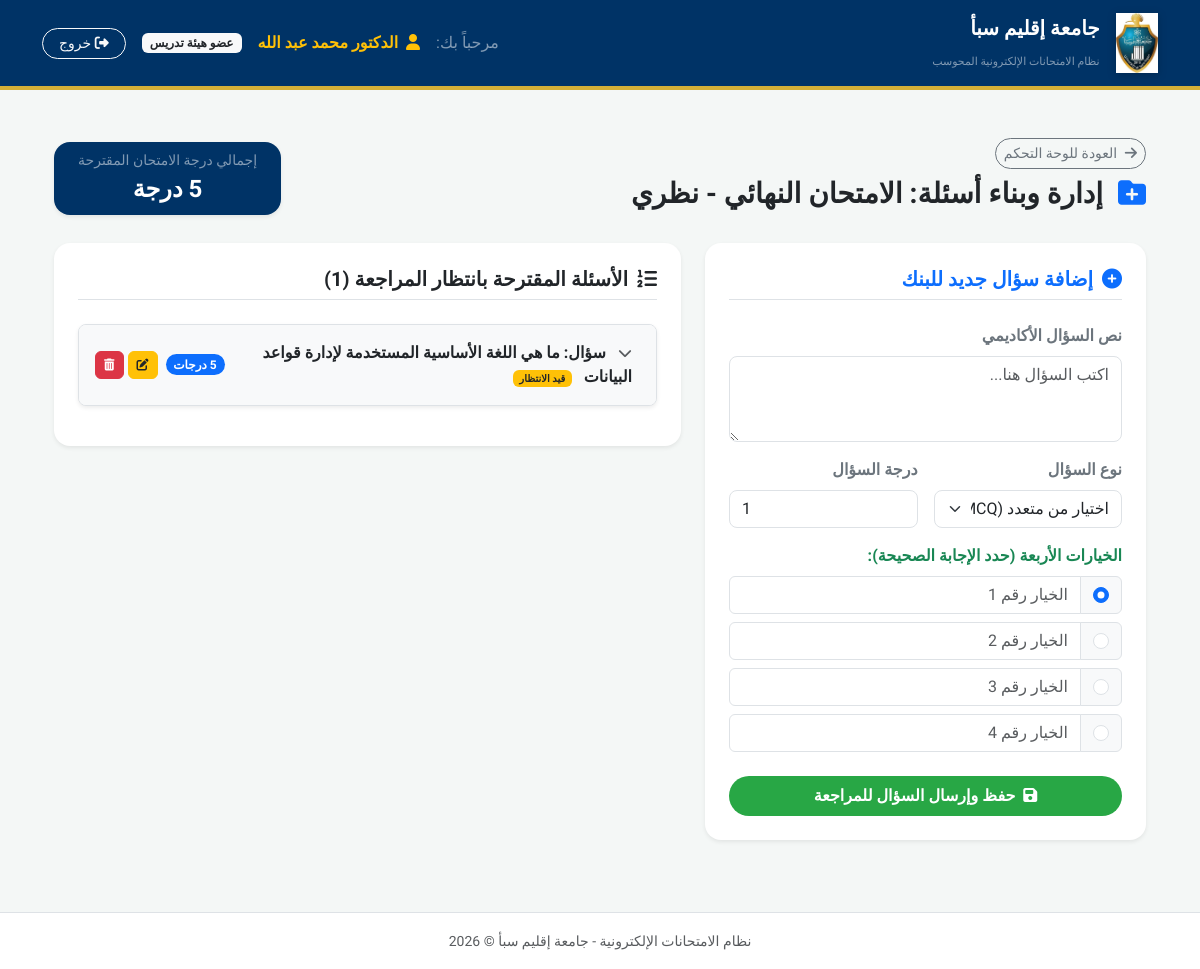
Page /electronic_exam_system/instructor/add_questions.php?exam_id=1 (signed in) on the committed database.
### tables this page shows
CREATE TABLE `exams` (
  `exam_id` int(11) NOT NULL,
  `course_id` int(11) NOT NULL,
  `title` varchar(200) NOT NULL,
  `exam_date` datetime NOT NULL,
  `duration` int(11) NOT NULL,
  `total_marks` int(11) DEFAULT 0,
  `exam_token` varchar(10) NOT NULL
);

CREATE TABLE `question_bank` (
  `question_id` int(11) NOT NULL,
  `course_id` int(11) NOT NULL,
  `exam_id` int(11) DEFAULT NULL,
  `instructor_id` int(11) NOT NULL,
  `question_text` text NOT NULL,
  `question_type` enum('mcq','true_false') NOT NULL,
  `choice_1` text DEFAULT NULL,
  `choice_2` text DEFAULT NULL,
  `choice_3` text DEFAULT NULL,
  `choice_4` text DEFAULT NULL,
  `correct_answer` text DEFAULT NULL,
  `difficulty` enum('easy','medium','hard') DEFAULT 'medium',
  `marks` int(11) NOT NULL DEFAULT 1,
  `status` enum('pending','approved','rejected') DEFAULT 'pending',
  `created_at` timestamp NOT NULL DEFAULT current_timestamp()
);

### electronic_exam_system/instructor/add_questions.php (the view, shortened to what this page needs)
<?php
include_once __DIR__ . '/../includes/header.php';
$exam_id = isset($_GET['exam_id']) ? intval($_GET['exam_id']) : 0;
$exam_sql = "SELECT * FROM exams WHERE exam_id = '$exam_id'";
$exam_res = $conn->query($exam_sql);
$exam_row = $exam_res->fetch_assoc();
$questions_sql = "SELECT * FROM question_bank WHERE exam_id = '$exam_id' ORDER BY question_id DESC";
$questions_res = $conn->query($questions_sql);
$current_total = 0;
$total_check = $conn->query("SELECT SUM(marks) as current_sum FROM question_bank WHERE exam_id = '$exam_id'");
if ($total_check) {
    $t_row = $total_check->fetch_assoc();
    $current_total = isset($t_row['current_sum']) ? intval($t_row['current_sum']) : 0;
}
?>
<div class="container py-4">
    <div class="d-flex justify-content-between align-items-center mb-4">
        <div>
            <a href="dashboard.php" class="btn btn-outline-secondary rounded-pill btn-sm mb-2"><i class="fa-solid fa-arrow-right me-1"></i> العودة للوحة التحكم</a>
            <h3 class="fw-bold text-dark"><i class="fa-solid fa-folder-plus text-primary me-2"></i> إدارة وبناء أسئلة: <?php echo htmlspecialchars($exam_row['title']); ?></h3>
        </div>
        <div class="bg-primary text-white px-4 py-2 rounded-4 shadow-sm text-center" style="background-color: #003366 !important;">
            <span class="small d-block text-white-50">إجمالي درجة الامتحان المقترحة</span>
            <span class="fs-4 fw-bold"><?php echo $current_total; ?> درجة</span>
        </div>
    </div>
    <div class="row g-4">
        <div class="col-lg-5">
            <div class="card border-0 shadow-sm rounded-4 p-4 bg-white">
                <h5 class="fw-bold text-primary mb-4 border-bottom pb-2"><i class="fa-solid fa-plus-circle me-1"></i> إضافة سؤال جديد للبنك</h5>
                <form action="" method="POST">
                    <div class="mb-3">
                        <label class="form-label fw-semibold text-secondary">نص السؤال الأكاديمي</label>
                        <textarea name="question_text" class="form-control rounded-3" rows="3" placeholder="اكتب السؤال هنا..." required></textarea>
                    </div>
                    <div class="row g-3 mb-3">
                        <div class="col-6">
                            <label class="form-label fw-semibold text-secondary">نوع السؤال</label>
                            <select name="question_type" id="question_type" class="form-select rounded-3" onchange="toggleQuestionFields()" required>
                                <option value="mcq">اختيار من متعدد (MCQ)</option>
                            </select>
                        </div>
                        <div class="col-6">
                            <label class="form-label fw-semibold text-secondary">درجة السؤال</label>
                            <input type="number" name="marks" class="form-control rounded-3" min="1" value="1" required>
                        </div>
                    </div>
                    <div id="mcq_fields" class="mb-4">
                        <label class="form-label fw-semibold text-success d-block mb-2">الخيارات الأربعة (حدد الإجابة الصحيحة):</label>
                        <?php for($i = 0; $i < 4; $i++): ?>
                            <div class="input-group mb-2">
                                <span class="input-group-text bg-light">
                                    <input type="radio" name="correct_option" value="<?php echo $i; ?>" <?php echo $i===0?'checked':''; ?> class="form-check-input mt-0">
                                </span>
                                <input type="text" name="options[]" class="form-control mcq-input" placeholder="الخيار رقم <?php echo $i+1; ?>" <?php echo $i < 2 ? 'required' : ''; ?>>
                            </div>
                        <?php endfor; ?>
                    </div>
                    <div class="d-grid mt-4">
                        <button type="submit" name="save_question" class="btn btn-success rounded-pill fw-bold py-2" style="background-color: #28a745; border: none;">
                            <i class="fa-solid fa-floppy-disk me-1"></i> حفظ وإرسال السؤال للمراجعة
                        </button>
                    </div>
                </form>
            </div>
        </div>
        <div class="col-lg-7">
            <div class="card border-0 shadow-sm rounded-4 p-4 bg-white">
                <h5 class="fw-bold text-dark mb-4 border-bottom pb-2"><i class="fa-solid fa-list-ol me-1"></i> الأسئلة المقترحة بانتظار المراجعة (<?php echo ($questions_res)?$questions_res->num_rows:0; ?>)</h5>
                <div class="accordion" id="questionsAccordion">
                    <?php if ($questions_res && $questions_res->num_rows > 0): ?>
                        <?php while($q = $questions_res->fetch_assoc()): $curr_q_id = $q['question_id']; ?>
                            <div class="accordion-item mb-3 border rounded-3 overflow-hidden shadow-sm">
                                <div class="accordion-header" id="heading_<?php echo $curr_q_id; ?>">
                                    <div class="bg-light text-dark fw-bold d-flex justify-content-between align-items-center p-3">
                                        <div class="d-flex justify-content-between align-items-center flex-grow-1 px-2"
                                             data-bs-toggle="collapse"
                                             data-bs-target="#collapse_<?php echo $curr_q_id; ?>"
                                             aria-expanded="false"
                                             aria-controls="collapse_<?php echo $curr_q_id; ?>"
                                             style="cursor: pointer; user-select: none;">
                                            <div>
                                                <i class="fa-solid fa-chevron-down me-2 text-muted small"></i>
                                                <span>سؤال: <?php echo htmlspecialchars($q['question_text']); ?></span>
                                                <?php if($q['status'] == 'pending'): ?>
                                                    <span class="badge bg-warning text-dark small ms-2" style="font-size: 10px;">قيد الانتظار</span>
                                                <?php elseif($q['status'] == 'approved'): ?>
                                                    <span class="badge bg-success small ms-2" style="font-size: 10px;">معتمد</span>
                                                <?php else: ?>
                                                    <span class="badge bg-danger small ms-2" style="font-size: 10px;">مستبعد</span>
                                                <?php endif; ?>
                                            </div>
                                            <span class="badge bg-primary rounded-pill ms-2"><?php echo $q['marks']; ?> درجات</span>
                                        </div>
                                        <div class="d-flex gap-1" style="position: relative; z-index: 5;">
                                            <a href="edit_question.php?question_id=<?php echo $curr_q_id; ?>&exam_id=<?php echo $exam_id; ?>" class="btn btn-sm btn-warning text-dark fw-bold py-1 px-2 rounded-2" style="font-size:12px;">
                                                <i class="fa-solid fa-pen-to-square"></i>
                                            </a>
                                            <a href="delete_question.php?question_id=<?php echo $curr_q_id; ?>&exam_id=<?php echo $exam_id; ?>" class="btn btn-sm btn-danger py-1 px-2 rounded-2" style="font-size:12px;" onclick="return confirm('هل أنت متأكد من حذف هذا السؤال من البنك؟')">
                                                <i class="fa-solid fa-trash-can"></i>
                                            </a>
                                        </div>
                                    </div>
                                </div>
                            </div>
                        <?php endwhile; ?>
                    <?php endif; ?>
                </div>
            </div>
        </div>
    </div>
</div>
<?php
include_once __DIR__ . '/../includes/footer.php';
?>

### electronic_exam_system/includes/header.php (style rules this page uses)
body { font-family: 'Tajawal', sans-serif; background-color: #f4f7f6; }

### rows in the picture
exams: title "الامتحان النهائي - نظري"
question_bank: question_text "ما هي اللغة الأساسية المستخدمة لإدارة قواعد البيانات", status "قيد الانتظار", marks "5"

### other values in the picture
$_SESSION['full_name'] "الدكتور محمد عبد الله"
$current_total "5"
$questions_res->num_rows "1"
